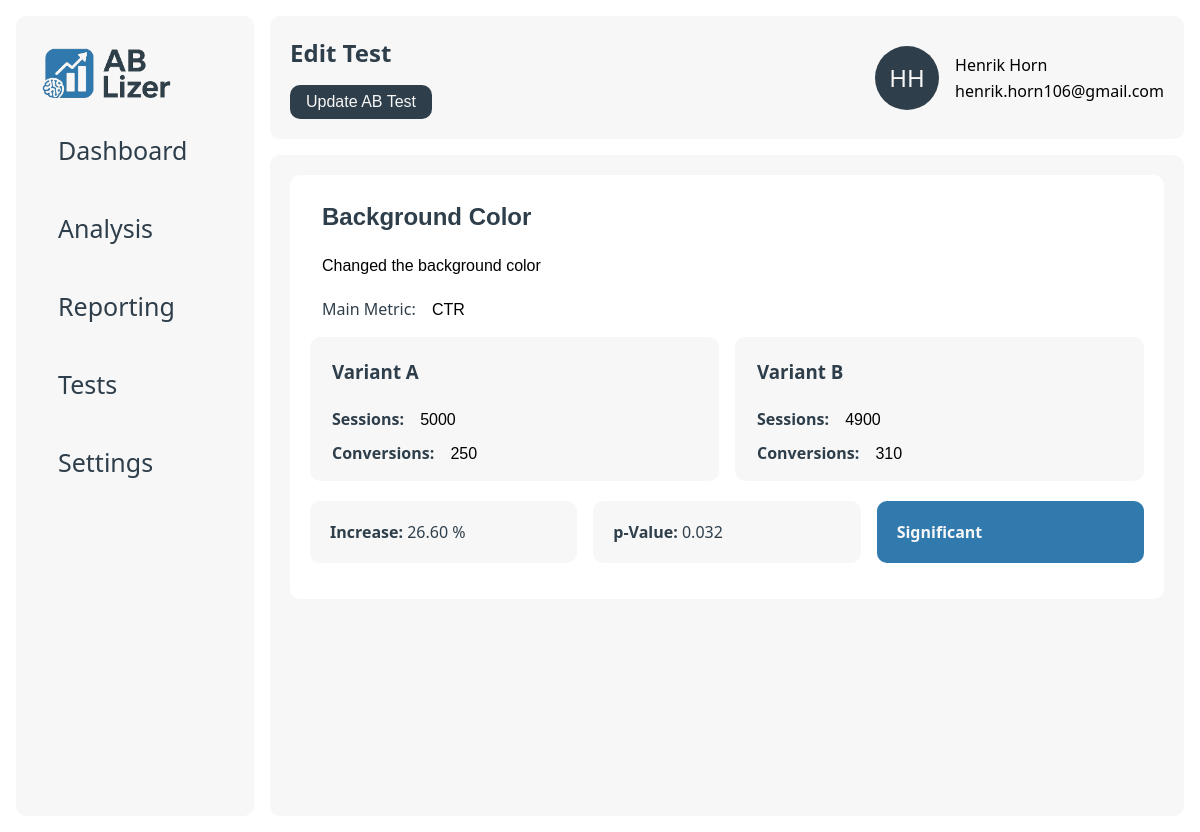
/detailed/1/1, run on an earlier commit of the app's database.
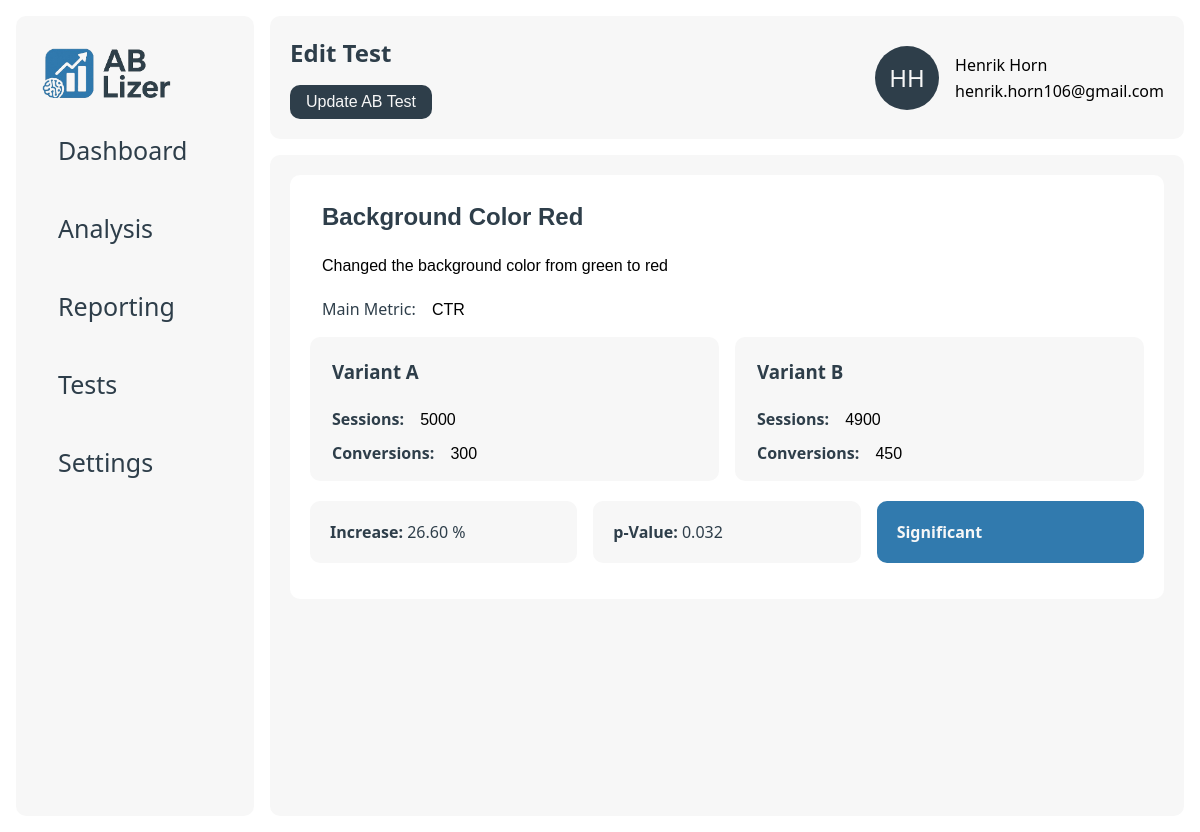
And on a later commit of the database.
### data/models.py (models this page shows)
class users(db.Model):
    __tablename__ = 'users'
    id = db.Column(db.Integer, primary_key=True)
    company_id = db.Column(db.Integer, db.ForeignKey('companies.id'), nullable=False)
    name = db.Column(db.String(255), nullable=False)
    email = db.Column(db.String(255), nullable=False)

class ab_tests(db.Model):
    __tablename__ = 'ab_tests'
    id = db.Column(db.Integer, primary_key=True)
    company_id = db.Column(db.Integer, db.ForeignKey('companies.id'), nullable=False)
    name = db.Column(db.String(255), nullable=False)
    description = db.Column(db.Text, nullable=False)
    metric = db.Column(db.String(255), nullable=False)
    created_at = db.Column(db.DateTime, nullable=False)
    __repr__ = lambda self: f'<Ab_Test {self.id}>'
    __str__ = lambda self: f'{self.id}'

class variants(db.Model):
    __tablename__ = 'variants'
    id = db.Column(db.Integer, primary_key=True)
    test_id = db.Column(db.Integer, db.ForeignKey('ab_tests.id'), nullable=False)
    name = db.Column(db.String(255), nullable=False)
    impressions = db.Column(db.Integer, nullable=False)
    conversions = db.Column(db.Integer, nullable=False)
    conversion_rate = db.Column(db.Float, nullable=False)
    __repr__ = lambda self: f'<Variant {self.id}>'
    __str__ = lambda self: f'{self.id}'

class reports(db.Model):
    __tablename__ = 'reports'
    id = db.Column(db.Integer, primary_key=True)
    test_id = db.Column(db.Integer, db.ForeignKey('ab_tests.id'), nullable=False)
    p_value = db.Column(db.Float, nullable=False)
    summary = db.Column(db.Text, nullable=False)
    significance = db.Column(db.Boolean, nullable=False)
    ai_recommendation = db.Column(db.Text, nullable=False)
    created_at = db.Column(db.DateTime, nullable=False, default=db.func.now())
    __repr__ = lambda self: f'<Report {self.id}>'
    __str__ = lambda self: f'{self.id}'

### app.py (the view)
@app.route("/detailed/<int:user_id>/<int:test_id>")
def detailed_test_page(user_id, test_id):
    user = db_manager.get_user(user_id)
    test = db_manager.get_test(test_id, user.company_id)
    variants = db_manager.get_variants(test_id)
    report = db_manager.get_report(test_id)
    return render_template("detail.html", user=user, test=test, variants=variants, report=report)

### app.py (called while the page is built)
@app.template_filter('initials')
def get_initials(name):
    if not name:
        return ''
    parts = name.strip().split()
    if len(parts) >= 2:
        return (parts[0][0] + parts[1][0]).upper()
    elif len(parts) == 1:
        return parts[0][:2].upper()
    return ''

### data/db_manager.py (called while the page is built)
    def get_test(self, test_id, company_id):
        return ab_tests.query.filter_by(id=test_id, company_id=company_id).first()

    def get_variants(self, test_id):
        return variants.query.filter_by(test_id=test_id).all()

    def get_report(self, test_id):
        return reports.query.filter_by(test_id=test_id).first()

    def get_user(self, user_id):
        return users.query.filter_by(id=user_id).first()

### templates/detail.html (shortened to what this page needs)
{% extends "base.html" %}
{% block page_title %}Edit Test{% endblock %}
{% block page_button %}
    <button form="edit-form" class="btn" type="submit">Update AB Test</button>{% endblock %}
{% block content %}
    <div class="card big">
        <form class="details-form" id="edit-form" method="post" action="">
            <input type="text" class="details-head" name="name" value="{{ test.name }}">
            <input type="text" name="description" value="{{ test.description }}">
            <div class="details-form-group">
                <label for="metric">Main Metric:</label>
                <input class="details-item" type="text" id="metric" name="metric" value="{{ test.metric }}">
            </div>
            {% if variants != [] %}
                <div class="column-grid-2">
                    {% for variant in variants %}
                        <div class="test-card">
                            <h3 class="details-name">{{ variant.name }}</h3>
                            <div class="details-form-group">
                                <label for="sessions_{{ loop.index }}"><strong>Sessions:</strong></label>
                                <input class="details-item" type="text" id="sessions_{{ loop.index }}" name="sessions[]"
                                       value="{{ variant.impressions }}">
                            </div>
                            <div class="details-form-group">
                                <label for="conversions_{{ loop.index }}"><strong>Conversions:</strong></label>
                                <input class="details-item" type="text" id="conversions_{{ loop.index }}"
                                       name="conversions[]" value="{{ variant.conversions }}">
                            </div>
                        </div>
                    {% endfor %}
                </div>
                <div class="column-grid-3">
                    <div class="card secondary">
                        <p><strong>Increase:</strong> 26.60 %</p>
                    </div>
                    <div class="card secondary">
                        <p><strong>p-Value:</strong> {{ report.p_value }}</p>
                    </div>
                    {% if report.significance %}
                        <div class="card accent">
                            <p><strong>Significant</strong></p>
                        </div>
                    {% else %}
                        <div class="card secondary">
                            <p><strong>Not Significant</strong></p>
                        </div>
                    {% endif %}
                </div>
            {% else %}
                <button class="btn" id="addVariantBtn">Add Variants</button>
            {% endif %}
        </form>
    </div>
{% endblock %}

### templates/base.html (shortened to what this page needs)
<!DOCTYPE html>
<html lang="en">
<head>
    <link href="{{ url_for('static', filename='style.css') }}" rel="stylesheet">
</head>
<body>
<div class="main-wrapper">
    <div class="sidenav" id="mySidenav">
        <div class="sidenav-container">
            <a class="logo" href="/"><img src="{{ url_for('static', filename='logo_ab-lizer.png') }}" height="50px"></a>
            <a href="/">
                <div class="tab">Dashboard</div>
            </a>
            <a href="#">
                <div class="tab">Analysis</div>
            </a>
            <a href="#">
                <div class="tab">Reporting</div>
            </a>
            <a href="/tests/{{ user.id }}">
                <div class="tab">Tests</div>
            </a>
            <a href="/settings/{{ user.id }}">
                <div class="tab">Settings</div>
            </a>
        </div>
    </div>
    <div class="wrapper">
        <nav>
            <div class="container navigation">
                <div class="hero">
                    <div>
                        <h1>{% block page_title %}{% endblock %}</h1>
                    </div>
                    <div>
                        {% block page_button %}{% endblock %}
                    </div>
                </div>
                <div class="col-wrapper">
                    <div class="profile">
                        <div class="profile-image">{{ user.name|initials }}</div>
                    </div>
                    <div class="profile-info">
                        <div>
                            {{ user.name }}
                        </div>
                        <div>
                            {{ user.email }}
                        </div>
                    </div>
                </div>
            </div>
        </nav>
        <main class="container">
            {% block content %}{% endblock %}
        </main>
    </div>
</div>
</body>
</html>

### static/style.css (style rules this page uses)
:root { --primary: #2E3E4A; --secondary: #F7F7F7; --accent: #317AAE; --gradient: linear-gradient(180deg, rgba(25, 82, 133, 1) 0%, rgba(49, 122, 174, 1) 100%); --danger: #ef4444; --bg: #ffffff; --radius: 10px; --shadow: 0 2px 8px rgba(30, 41, 59, 0.06); --font-primary: 'Segoe UI', 'Roboto', Arial, sans-serif; }
* { box-sizing: border-box; }
body { font-family: var(--font-primary); background: var(--bg); margin: 0; padding: 0; }
nav { background: var(--bg); }
main { overflow-y: scroll; }
p { color: var(--primary); }
h1, h2, h3, h4, h5, h6, p { margin-top: 0; color: var(--primary); }
a { color: var(--primary); text-decoration: none; }
.hero { display: flex; flex-direction: column; justify-content: center; gap: 16px; }
.main-wrapper { display: flex; padding: 16px; }
.wrapper { width: 100%; height: 100vh; padding-left: 16px; align-self: stretch; gap: 16px; display: flex; flex-direction: column; }
.container { padding: 20px 20px; background: var(--secondary); border-radius: var(--radius); height: 100%; }
.container.navigation, h1 { margin-bottom: 0; display: flex; justify-content: space-between; align-items: center; }
.logo { font-size: 1.5rem; font-weight: bold; text-decoration: none; }
.profile-image { display: flex; align-items: center; justify-content: center; border-radius: 50%; background-color: var(--primary); padding: 2px; width: 64px; height: 64px; font-size: 24px; color: var(--secondary); }
.profile-info { display: flex; flex-direction: column; gap: 4px; justify-content: center; }
button { padding: 8px 16px; border: none; border-radius: var(--radius); font-size: 1rem; cursor: pointer; background: var(--primary); color: var(--secondary); }
input[type="text"] { padding: 8px 12px; border: 1px solid var(--border); border-radius: var(--radius); font-size: 1rem; margin-right: 8px; width: 100%; }
.sidenav { width: 300px; background-color: var(--bg); position: static; height: 100vh; overflow-x: hidden; }
.sidenav a { color: var(--primary); text-decoration: none; font-size: 25px; display: block; }
.sidenav .tab { padding: 16px 16px; color: var(--primary); text-decoration: none; font-size: 25px; display: block; transition: 0.3s; border-radius: var(--radius); }
.sidenav-container { display: flex; flex-direction: column; gap: 12px; background-color: var(--secondary); border-radius: var( --radius); padding: 32px 26px; height: 100%; }
.card { border-radius: var( --radius); padding: 20px; margin-bottom: 16px; min-width: 200px; background-color: var(--bg); }
.secondary { background: var(--secondary); }
.secondary p { margin-bottom: 0; }
.accent { background: var(--accent); }
.accent p { color: var(--secondary); margin-bottom: 0; }
.card.big { width: 100%; }
.col-wrapper { display: flex; gap: 16px; flex-wrap: wrap; flex-grow: 0; flex-direction: row; }
.column-grid-2 { display: grid; grid-template-columns: repeat(2, 1fr); gap: 16px; }
.column-grid-3 { display: grid; grid-template-columns: repeat(3, 1fr); gap: 16px; }
.test-card { min-width: 250px; border-radius: var( --radius); padding: 10px; margin-bottom: 10px; background-color: var(--secondary); }
.details-form { display: flex; flex-direction: column; gap: 10px; }
.details-head[type="text"] { font-size: 24px; font-weight: bold; color: var(--primary); background-color: unset; }
.details-item[type="text"] { width: unset; background-color: unset; }
.details-form-group { margin-left: 12px; color: var(--primary); }
.details-name { margin-left: 12px; margin-top: 12px; }

What changed in the data, as far as the page shows it:
changed ab_tests "CTR": name "Background Color" → "Background Color Red"; description "Changed the background color" → "Changed the background color from green to red"
changed variants "Variant A": conversions "250" → "300"
changed variants "Variant B": conversions "310" → "450"
